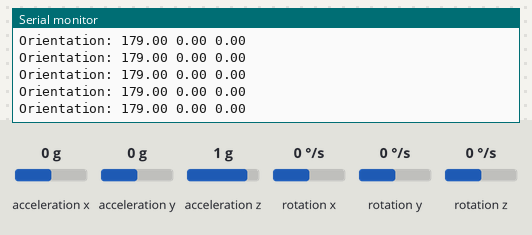
The sketch below on a simulated Arduino Nano 33 BLE. Shown: the last lines printed to the serial monitor. The inputs (shaded band) are chosen by the test bench; at power-on: acceleration x 0 g, acceleration y 0 g, acceleration z 1 g, rotation x 0 °/s, rotation y 0 °/s, rotation z 0 °/s.

Above: at 1.2 s.
1.3 s: acceleration x set to -1.4 g
At 2.4 s:
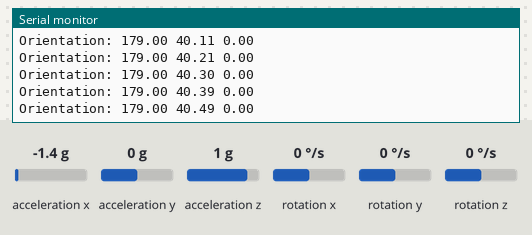
2.8 s: acceleration y set to -1.4 g
At 3.6 s:
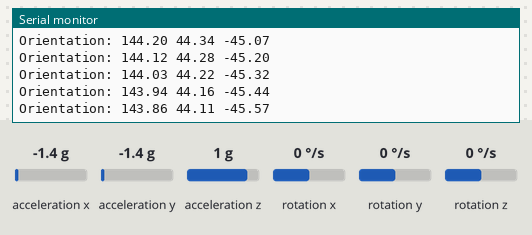
4.3 s: acceleration z set to -1.4 g
At 5.0 s:
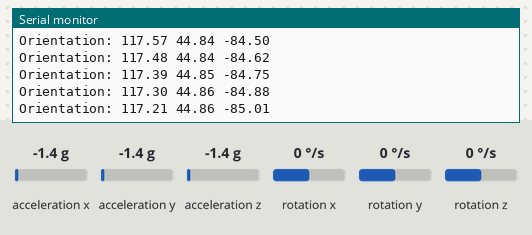
5.8 s: rotation x set to -192 °/s
At 6.9 s:
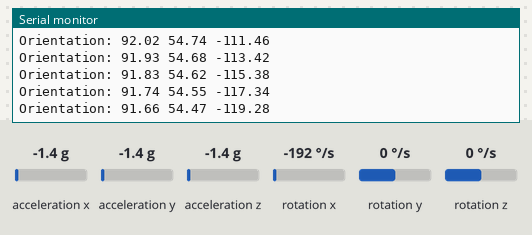
Timing chart, 0 to 7.0 s (numbered marks = the images above; inputs shaded):
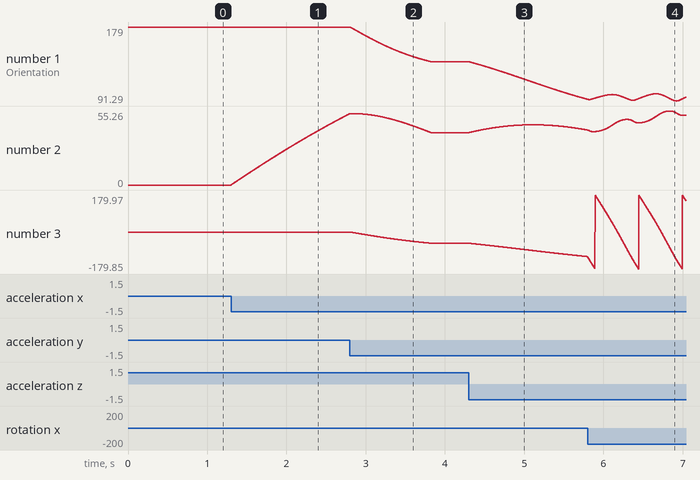

Measured:
- after the input at 1.3 s, the serial monitor: prints a new line at once (image 1)
- plotted number 2: 0 → 53.24 after the input at 1.3 s

The sketch:

MadgwickTest.ino
```cpp
// based off of Tom Igoe's version here : https://itp.nyu.edu/physcomp/lessons/accelerometers-gyros-and-imus-the-basics

#include <Arduino_LSM9DS1.h>
#include "MadgwickAHRS.h"

// initialize a Madgwick filter:
Madgwick filter;
// sensor's sample rate is fixed at 104 Hz:
const float sensorRate = 104.00;

void setup() {
  Serial.begin(9600);
  // attempt to start the IMU:
  if (!IMU.begin()) {
    Serial.println("Failed to initialize IMU");
    // stop here if you can't access the IMU:
    while (true);
  }
  // start the filter to run at the sample rate:
  filter.begin(sensorRate);
}

void loop() {
  // values for acceleration and rotation:
  float xAcc, yAcc, zAcc;
  float xGyro, yGyro, zGyro;
//  float xMag, yMag, zMag;

  // values for orientation:
  float roll, pitch, heading;
  // check if the IMU is ready to read:
  if (IMU.accelerationAvailable() &&
      IMU.gyroscopeAvailable()) {
    // read accelerometer &and gyrometer:
    IMU.readAcceleration(xAcc, yAcc, zAcc);
    IMU.readGyroscope(xGyro, yGyro, zGyro);
//    IMU.readMagneticField(xMag, yMag, zMag);

    // update the filter, which computes orientation:
//    filter.update(xGyro, yGyro, zGyro, xAcc, yAcc, zAcc, xMag, yMag, zMag);
filter.updateIMU(xGyro, yGyro, zGyro, xAcc, yAcc, zAcc);

    // print the heading, pitch and roll
    roll = filter.getRoll();
    pitch = filter.getPitch();
    heading = filter.getYaw() - 1.0;
    Serial.print("Orientation: ");
    Serial.print(heading);
    Serial.print(" ");
    Serial.print(pitch);
    Serial.print(" ");
    Serial.println(roll);
    roll = 0;
    pitch =0;
    heading = 0;
  }
}
```
